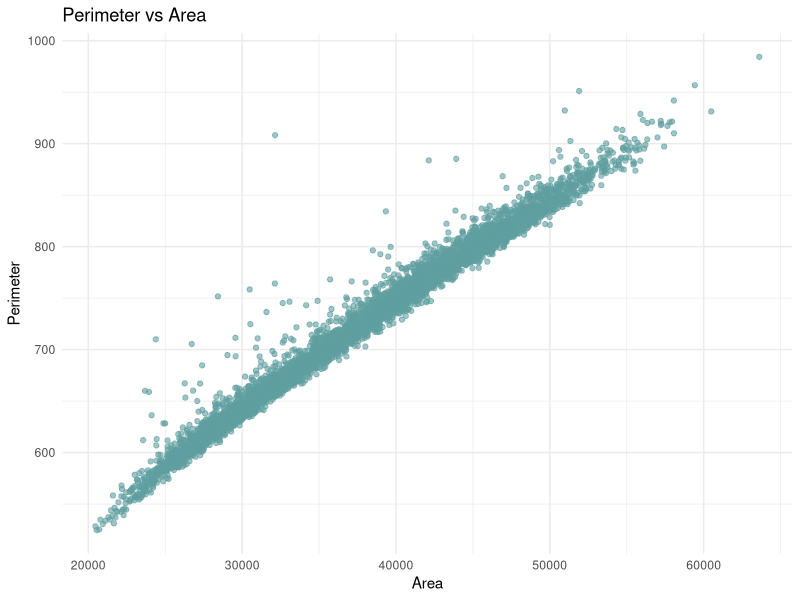
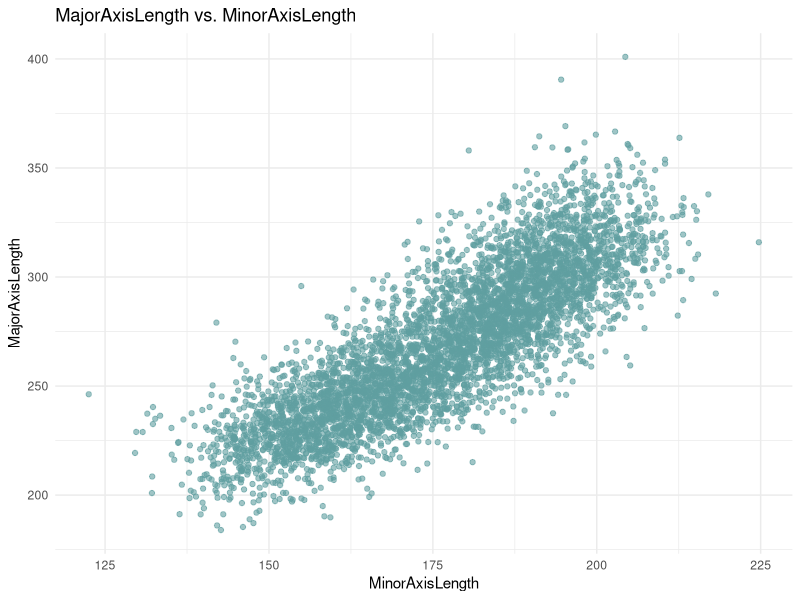
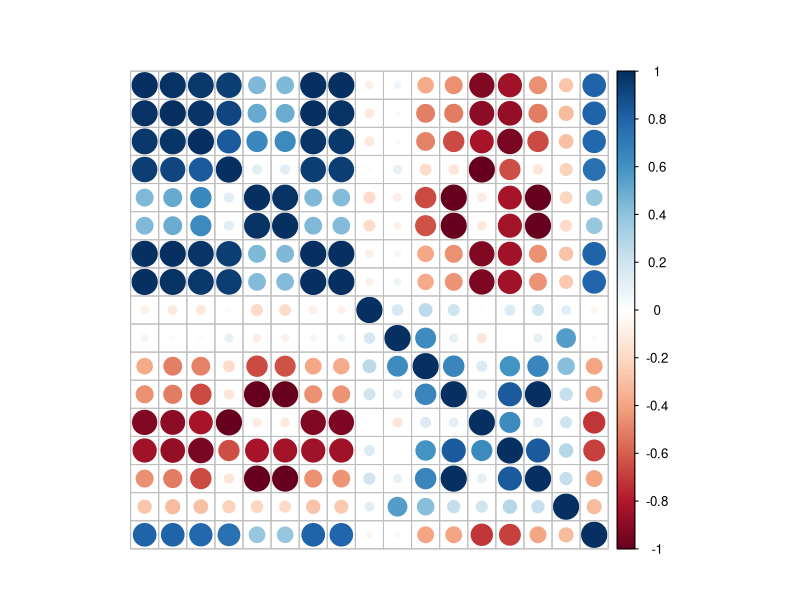
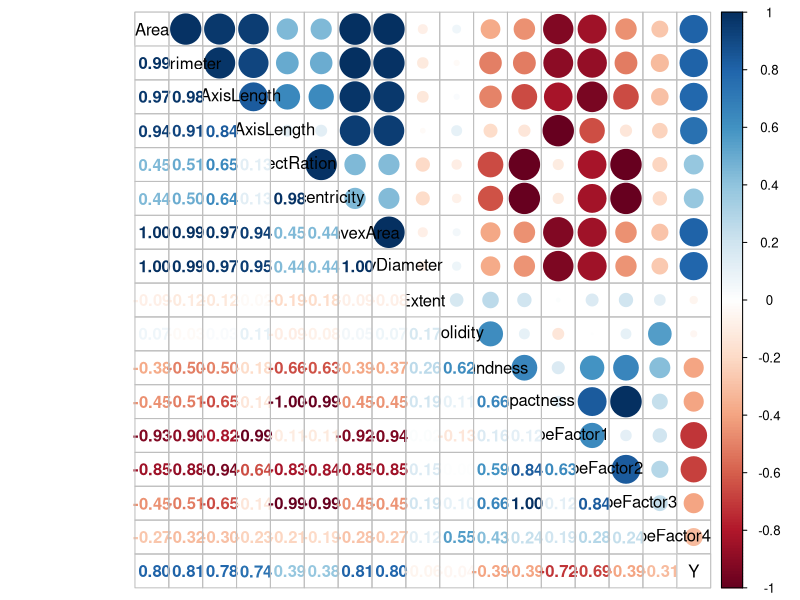
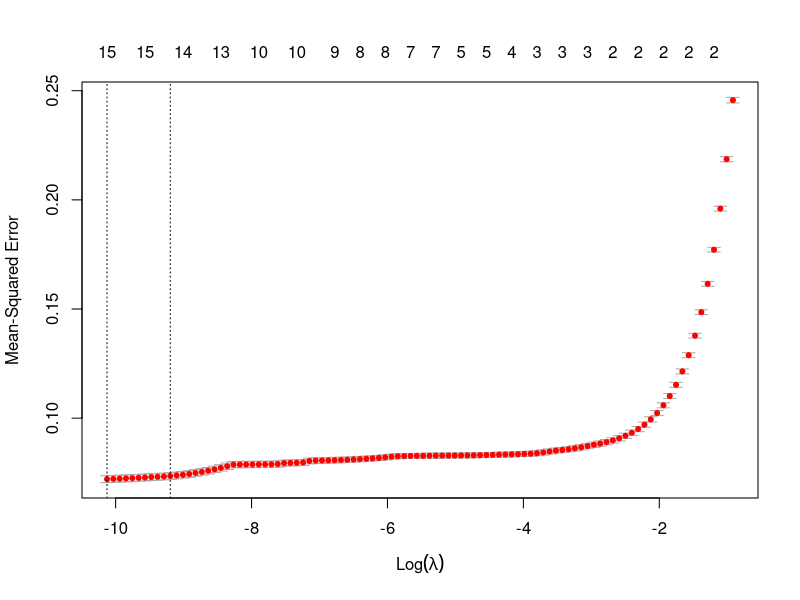
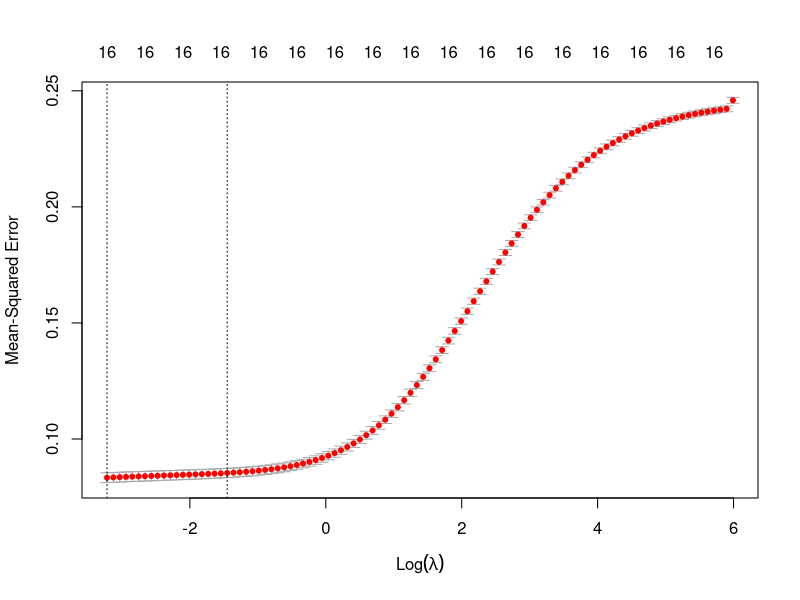

Recreate these plots in R, in order.
## ---- chunk 1
# Load in the data
train <- read.csv("data/train_data.csv")
## ---- chunk 2
full_model <- lm(Y ~ ., data = train)
summary(full_model)
## ---- chunk 3
library(ggplot2)

ggplot(train, aes(x = Area, y = Perimeter)) +
  geom_point(alpha = 0.6, col = "cadetblue") +
  theme_minimal() +
  labs(title = "Perimeter vs Area",
       x = "Area",
       y = "Perimeter")
## ---- chunk 4
perim_area <- lm(Perimeter ~ Area, data = train)
summary(perim_area)
## ---- chunk 5
ggplot(train, aes(x = MinorAxisLength, y = MajorAxisLength)) +
  geom_point(alpha = 0.6, col = "cadetblue") +
  theme_minimal() +
  labs(title = "MajorAxisLength vs. MinorAxisLength",
       x = "MinorAxisLength",
       y = "MajorAxisLength")
## ---- chunk 6
major_minor <- lm(MajorAxisLength ~ MinorAxisLength, data = train)
summary(major_minor)
## ---- chunk 7
# library(ggplot2)
# library(GGally)
# 
# # Run PCA on the data
# pca_result <- prcomp(train[,sapply(train, is.numeric)], scale. = TRUE)
# 
# # Create biplot
# ggbiplot(pca_result,
#          obs.scale = 1,
#          var.scale = 1,
#          groups = train$Y,
#          ellipse = TRUE,
#          circle = TRUE) +
#   scale_color_discrete(name = '') +
#   theme_minimal() +
#   labs(title = "PCA Biplot with Observations Colored by 'Y'")
## ---- chunk 8
correlation_matrix <- cor(train[, -which(names(train) == "Y")])
correlation_matrix
## ---- chunk 9
library(corrplot)
# Circles correlation plot
corrplot(cor(train), method = "circle",
        tl.pos = "n", mar = c(2, 1, 3, 1)) 
## ---- chunk 10
# Visualization of correlation matrix
corrplot.mixed(cor(train),
               lower = "number", 
               upper = "circle",
               tl.col = "black")
## ---- chunk 11
# Check for multicollinearity
library(car)
vif_values <- vif(full_model)
rounded_vif <- round(vif_values, 4)
rounded_vif
## ---- chunk 12
# Splitting the data into training and validation sets
set.seed(1234)
index <- sample(1:nrow(train), round(0.8 * nrow(train)))
train_set <- train[index, ]
validation_set <- train[-index, ]
## ---- chunk 13
# Use Lasso?
library(glmnet)
x_train <- model.matrix(Y ~ . - 1, data = train_set) # -1 to exclude intercept
y_train <- train_set$Y
lasso_model <- cv.glmnet(x_train, y_train, alpha = 1)
plot(lasso_model)

# Predictions for the validation set
x_validation <- model.matrix(Y ~ . - 1, data = validation_set)
predictions <- predict(lasso_model, s = "lambda.min", newx = x_validation)
## ---- chunk 14
# Extract coefficients of the model at lambda.min
lasso_coefficients <- coef(lasso_model, s = "lambda.min")

# Non-zero coefficients
print(round(lasso_coefficients[lasso_coefficients != 0], 6))
## ---- chunk 15
lasso_coefficients <- coef(lasso_model, s = "lambda.min")
variable_names <- colnames(x_train)
coef_w_names <- setNames(lasso_coefficients[-1], variable_names)
print(round(coef_w_names[coef_w_names != 0], 6))
## ---- chunk 16
# Predict using the validation set
predictions <- predict(lasso_model, s = "lambda.min", newx = x_validation)

# MSE on the validation set
mse <- mean((validation_set$Y - predictions)^2)
mse
## ---- chunk 17
ridge_model <- cv.glmnet(x_train, y_train, alpha = 0)

# CV curve
plot(ridge_model)
## ---- chunk 18
# Predictions for the validation set
ridge_predictions <- predict(ridge_model, s = "lambda.min", newx = x_validation)

# Extract coefficients of the Ridge model at lambda.min
ridge_coefficients <- coef(ridge_model, s = "lambda.min")

# Non-zero coefficients
print(round(ridge_coefficients, 6))
## ---- chunk 19
# MSE for the validation set 
ridge_mse <- mean((validation_set$Y - ridge_predictions)^2)
ridge_mse
